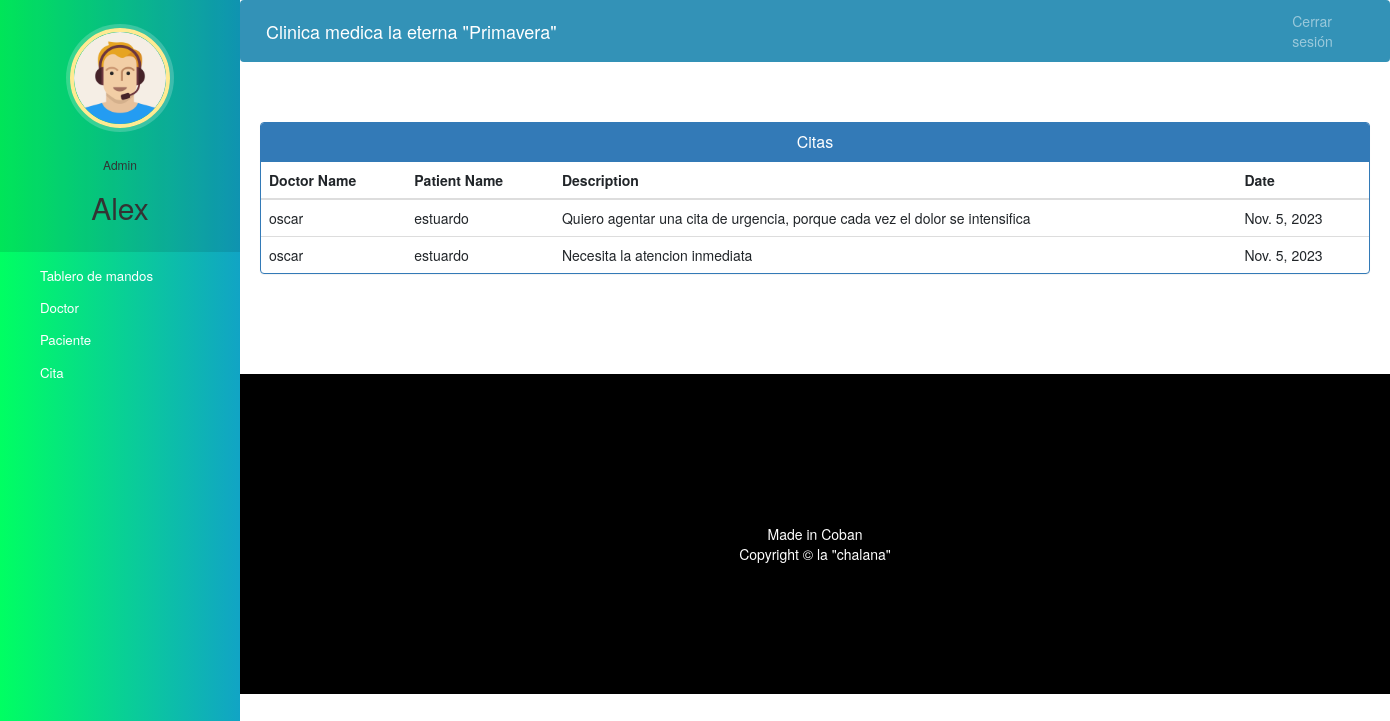
/admin-view-appointment (signed in), run on the app's committed database.
### hospital/models.py (models this page shows)
class Appointment(models.Model):
    patientId=models.PositiveIntegerField(null=True)
    doctorId=models.PositiveIntegerField(null=True)
    patientName=models.CharField(max_length=40,null=True)
    doctorName=models.CharField(max_length=40,null=True)
    appointmentDate=models.DateField(auto_now=True)
    description=models.TextField(max_length=500)
    status=models.BooleanField(default=False)

### hospital/views.py (the view)
# urls.py: path('admin-view-appointment', views.admin_view_appointment_view,name='admin-view-appointment'),
@login_required(login_url='adminlogin')
@user_passes_test(is_admin)
def admin_view_appointment_view(request):
    appointments=models.Appointment.objects.all().filter(status=True)
    return render(request,'hospital/admin_view_appointment.html',{'appointments':appointments})

### hospital/views.py (called while the page is built)
def is_admin(user):
    return user.groups.filter(name='ADMIN').exists()

### templates/hospital/admin_view_appointment.html (shortened to what this page needs)
{% extends 'hospital/admin_base.html' %}
{% block content %}
<head>
  <link href="//netdna.bootstrapcdn.com/bootstrap/3.0.0/css/bootstrap.min.css" rel="stylesheet" id="bootstrap-css">
</head>
<div class="container">
  <div class="panel panel-primary">
    <div class="panel-heading">
      <h6 class="panel-title">Citas</h6>
    </div>
    <table class="table table-hover" id="dev-table">
      <thead>
        <tr>
          <th>Doctor Name</th>
          <th>Patient Name</th>
          <th>Description</th>
          <th>Date</th>
        </tr>
      </thead>
      {% for a in appointments %}
      <tr>
        <td> {{a.doctorName}}</td>
        <td>{{a.patientName}}</td>
        <td>{{a.description}}</td>
        <td>{{a.appointmentDate}}</td>
      </tr>
      {% endfor %}
    </table>
  </div>
</div>
{% endblock content %}

### templates/hospital/admin_base.html (shortened to what this page needs)
<!DOCTYPE html>
{% load static %}
<html lang="en">
<head>
  <link rel="stylesheet" href="https://stackpath.bootstrapcdn.com/bootstrap/4.3.1/css/bootstrap.min.css">
  <link rel="stylesheet" href="https://maxcdn.bootstrapcdn.com/font-awesome/4.7.0/css/font-awesome.min.css">
  <link rel="stylesheet" href="{% static '/style.css' %}">
</head>
<body>
  <nav class="menu" tabindex="0">
    <header class="avatar">
      <img src="{% static "images/adminpropic.png" %}" />
      <br><br>
      <h6>Admin</h6>
      <h2>{{request.user.first_name}}</h2>
    </header>
    <ul>
      <li tabindex="0" class="icon-dashboard"> <a style="color:white; text-decoration:none;" href="/admin-dashboard"><span>Tablero de mandos</span></a> </li>
      <li tabindex="0" class="icon-customers"> <a style="color:white; text-decoration:none;" href="/admin-doctor"><span>Doctor</span></a></li>
      <li tabindex="0" class="icon-users"> <a style="color:white; text-decoration:none;" href="/admin-patient"><span>Paciente</span></a></li>
      <li tabindex="0" class="icon-calendar"> <a style="color:white; text-decoration:none;" href="/admin-appointment"><span>Cita</span></a></li>
    </ul>
  </nav>
  <main>
    <div class="bs-example">
      <nav class="navbar navbar-expand-md  navbar-dark fixed-top" style="background:#3392b7;">
        <a href="/admin-dashboard" class="navbar-brand">Clinica medica la eterna "Primavera"</a>
        <div class="collapse navbar-collapse justify-content-between" id="navbarCollapse">
          <div class="navbar-nav" style=" margin-left: 90%;">
            <a href="/logout" class="nav-item nav-link">Cerrar sesión</a>
          </div>
        </div>
      </nav>
    </div>
    <br><br>
    {% block content %}
    {% endblock content %}
    <br><br><br><br>
    <footer>
      <p>
        <br>
      </p>
      <br>
      <div class="container">
        <div class="row">
          <div class="col-md-12 col-sm-12">
            <div style="color:#ffffff;" class="wow fadeInUp footer-copyright">
              <p>Made in Coban <br>
                Copyright &copy; la "chalana" </p>
                <br>
            </div>
          </div>
        </div>
      </div>
    </footer>
  </main>
</body>
</html>

### static/style.css (style rules this page uses)
body { padding-left: 240px; }
main { position: relative; height: 100vh; }
.menu { background: #5bc995; height: 100vh; width: 240px; position: fixed; top: 0px; left: 0; z-index: 5; outline: none; }
.menu .avatar { background: rgba(0, 0, 0, 0.1); padding: 2em 0.5em; text-align: center; }
.menu .avatar img { width: 100px; border-radius: 50%; overflow: hidden; border: 4px solid #ffea92; box-shadow: 0 0 0 4px rgba(255, 255, 255, 0.2); }
.menu .avatar h2 { font-weight: normal; margin-bottom: 0; }
.menu ul { list-style: none; padding: 0.5em 0; margin: 0; }
.menu ul li { padding: 0.5em 1em 0.5em 3em; font-size: 0.95em; font-weight: regular; background-repeat: no-repeat; background-position: left 15px center; background-size: auto 20px; transition: all 0.15s linear; cursor: pointer; }
.menu ul li.icon-dashboard { background-image: url("http://www.entypo.com/images//gauge.svg"); }
.menu ul li.icon-customers { background-image: url("http://www.entypo.com/images//briefcase.svg"); }
.menu ul li.icon-calendar { background-image: url("http://www.entypo.com/images//calendar.svg"); }

### templates/hospital/admin_base.html (style rules this page uses)
a:link { text-decoration: none; }
a { color: white; }
footer { padding: 0px 0px 0px 0px; background-color: black; margin: 0px; }
p { text-align: center; }
body { padding-left: 240px; }
main { position: relative; height: 100vh; }
.menu { background: -webkit-linear-gradient(left, #00ff62, #11a4c5); height: 100vh; width: 240px; position: fixed; top: 0px; left: 0; z-index: 5; outline: none; }
.menu .avatar { background: rgba(0, 0, 0, 0.1); padding: 2em 0.5em; text-align: center; }
.menu .avatar img { width: 100px; border-radius: 50%; overflow: hidden; border: 4px solid #ffea92; box-shadow: 0 0 0 4px rgba(255, 255, 255, 0.2); }
.menu .avatar h2 { font-weight: normal; margin-bottom: 0; }
.menu ul { list-style: none; padding: 0.5em 0; margin: 0; }
.menu ul li { padding: 0.5em 1em 0.5em 3em; font-size: 0.95em; font-weight: regular; background-repeat: no-repeat; background-position: left 15px center; background-size: auto 20px; transition: all 0.15s linear; cursor: pointer; }
.menu ul li.icon-dashboard { background-image: url("http://www.entypo.com/images//gauge.svg"); }
.menu ul li.icon-customers { background-image: url("http://www.entypo.com/images//briefcase.svg"); }
.menu ul li.icon-users { background-image: url("http://www.entypo.com/images//users.svg"); }
.menu ul li.icon-calendar { background-image: url("http://www.entypo.com/images//calendar.svg"); }

### templates/hospital/admin_view_appointment.html (style rules this page uses)
a:link { text-decoration: none; }
h6 { text-align: center; }
.row { margin: 100px; }

### data on the page
Appointment: doctorName "oscar", patientName "estuardo", description "Quiero agentar una cita de urgencia, porque cada vez el dolor se intensifica", appointmentDate "Nov. 5, 2023"
Appointment: doctorName "oscar", patientName "estuardo", description "Necesita la atencion inmediata", appointmentDate "Nov. 5, 2023"

### other printed values
{{ request.user.first_name }} "Alex"
